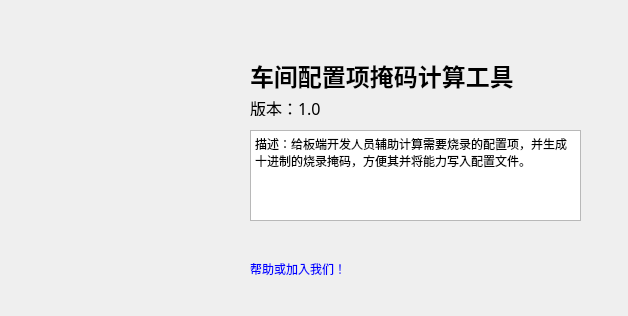
<?xml version="1.0" encoding="UTF-8"?>
<ui version="4.0">
 <class>AboutUsDialog</class>
 <widget class="QDialog" name="AboutUsDialog">
  <property name="geometry">
   <rect>
    <x>0</x>
    <y>0</y>
    <width>628</width>
    <height>316</height>
   </rect>
  </property>
  <property name="font">
   <font>
    <family>宋体</family>
   </font>
  </property>
  <property name="windowTitle">
   <string>关于</string>
  </property>
  <widget class="QLabel" name="label">
   <property name="geometry">
    <rect>
     <x>50</x>
     <y>70</y>
     <width>141</width>
     <height>141</height>
    </rect>
   </property>
   <property name="styleSheet">
    <string notr="true">background-image:url(:/image/ColorTranslate.ico)</string>
   </property>
   <property name="frameShadow">
    <enum>QFrame::Plain</enum>
   </property>
   <property name="text">
    <string/>
   </property>
   <property name="pixmap">
    <pixmap resource="images.qrc">:/new/prefix1/image/factory.png</pixmap>
   </property>
   <property name="scaledContents">
    <bool>true</bool>
   </property>
  </widget>
  <widget class="QLabel" name="label_2">
   <property name="geometry">
    <rect>
     <x>250</x>
     <y>60</y>
     <width>291</width>
     <height>31</height>
    </rect>
   </property>
   <property name="font">
    <font>
     <pointsize>18</pointsize>
     <weight>75</weight>
     <bold>true</bold>
    </font>
   </property>
   <property name="text">
    <string>车间配置项掩码计算工具</string>
   </property>
  </widget>
  <widget class="QLabel" name="label_3">
   <property name="geometry">
    <rect>
     <x>250</x>
     <y>100</y>
     <width>111</width>
     <height>16</height>
    </rect>
   </property>
   <property name="font">
    <font>
     <family>宋体</family>
     <pointsize>12</pointsize>
    </font>
   </property>
   <property name="text">
    <string>版本：1.0</string>
   </property>
  </widget>
  <widget class="QLabel" name="joinUsURl">
   <property name="geometry">
    <rect>
     <x>250</x>
     <y>260</y>
     <width>291</width>
     <height>16</height>
    </rect>
   </property>
   <property name="text">
    <string>&lt;html&gt;&lt;head/&gt;&lt;body&gt;&lt;p&gt;&lt;a href=&quot;http://www.raysharp.cn/&quot;&gt;&lt;span style=&quot; text-decoration: underline; color:#0000ff;&quot;&gt;帮助或加入我们！&lt;/span&gt;&lt;/a&gt;&lt;/p&gt;&lt;/body&gt;&lt;/html&gt;</string>
   </property>
  </widget>
  <widget class="QTextBrowser" name="textBrowser">
   <property name="geometry">
    <rect>
     <x>250</x>
     <y>130</y>
     <width>331</width>
     <height>91</height>
    </rect>
   </property>
   <property name="html">
    <string>&lt;!DOCTYPE HTML PUBLIC &quot;-//W3C//DTD HTML 4.0//EN&quot; &quot;http://www.w3.org/TR/REC-html40/strict.dtd&quot;&gt;
&lt;html&gt;&lt;head&gt;&lt;meta name=&quot;qrichtext&quot; content=&quot;1&quot; /&gt;&lt;style type=&quot;text/css&quot;&gt;
p, li { white-space: pre-wrap; }
&lt;/style&gt;&lt;/head&gt;&lt;body style=&quot; font-family:'宋体'; font-size:9pt; font-weight:400; font-style:normal;&quot;&gt;
&lt;p style=&quot; margin-top:0px; margin-bottom:0px; margin-left:0px; margin-right:0px; -qt-block-indent:0; text-indent:0px;&quot;&gt;描述：给板端开发人员辅助计算需要烧录的配置项，并生成十进制的烧录掩码，方便其并将能力写入配置文件。&lt;/p&gt;&lt;/body&gt;&lt;/html&gt;</string>
   </property>
  </widget>
 </widget>
 <resources>
  <include location="images.qrc"/>
 </resources>
 <connections/>
</ui>
